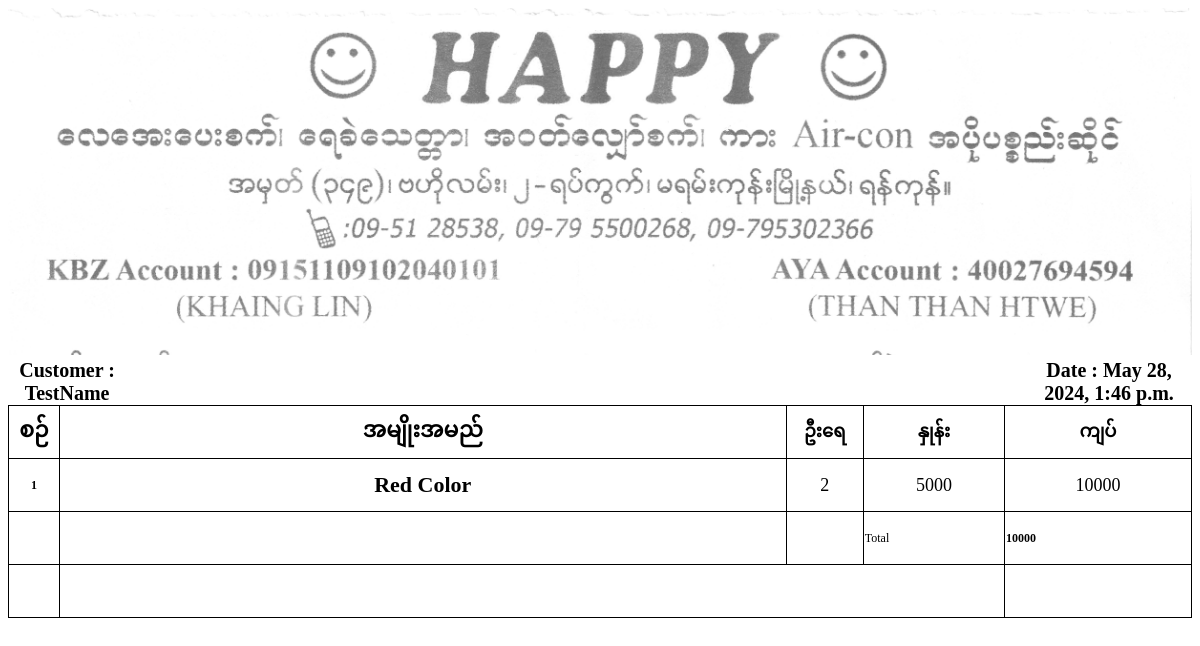
Before: /print_preview/20/ with the older database file.
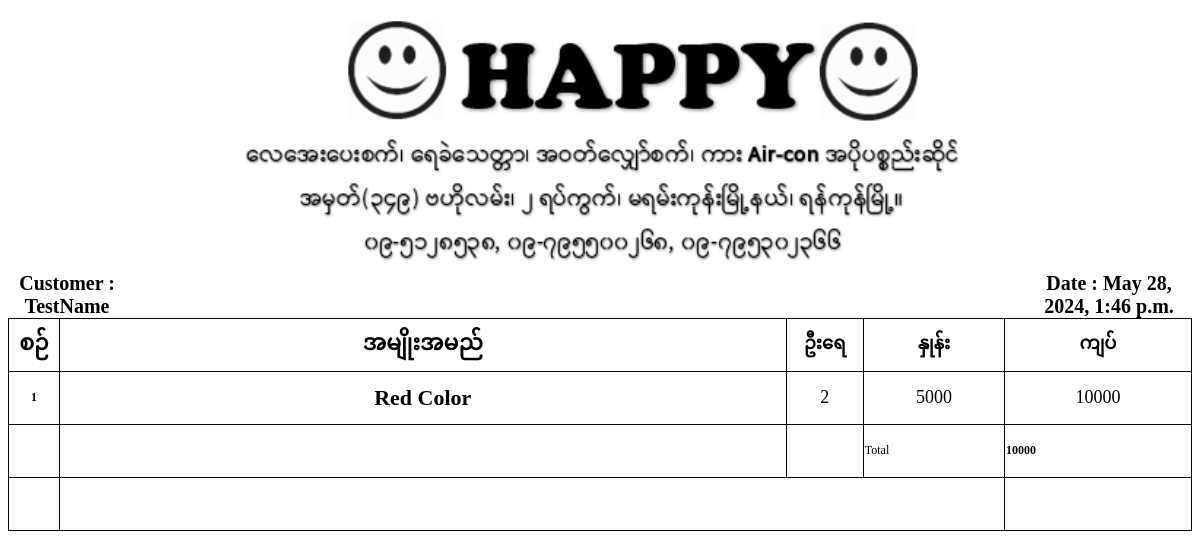
After: the same page with the newer database file.
### myapp/models.py (models this page shows)
class invoice_heading(models.Model):
    photo = models.ImageField(upload_to='', blank=True, null=True)
    description = models.CharField(max_length=255, blank=True, null=True)
    desc1 = models.CharField(max_length=255, blank=True, null=True)
    desc2 = models.CharField(max_length=255, blank=True, null=True)
    desc3 = models.CharField(max_length=255, blank=True, null=True)
    desc4 = models.CharField(max_length=255, blank=True, null=True)

### myapp/views.py (the view)
# urls.py: path('print_preview/<int:id>/', views.print_preview, name='print_preview'),
def print_preview(request,id):
    context ={}
    context["invitm"] = invitem.objects.filter(inv=id)
    context["data"] = invoice.objects.get(id = id)
    context["p"] = invoice_heading.objects.get(id=1)
    return render(request, "print_preview.html", context)

### templates/print_preview.html (shortened to what this page needs)
<!DOCTYPE html>
<html>
<head>
</head>
<body>
<img src="{{p.photo.url}}" width="100%" class="invp">
<div class="ihd">
  <div class="pl">Customer : {{data.customer}}</div>
  <div class="pr">Date : {{data.created_at}}</div>
</div>
<div>
<table class="table table-striped">
  <thead>
    <tr>
      <th scope="col" class="srno">စဉ် </th>
      <th scope="col" class="itmname">အမျိုးအမည် </th>
      <th scope="col" class="hqty">ဦးရေ </th>
      <th scope="col" class="hrate">နှုန်း  </th>
      <th scope="col" class="amt">ကျပ် </th>
    </tr>
  </thead>
  <tbody>
    {% for i in invitm %}
    <tr>
      <th scope="row">{{forloop.counter}}</th>
      <td class="titm">{{i.item}}</td>
      <td class="tqty">{{i.qty}}</td>
      <td class="trate">{{i.rate}}</td>
      <td class="tamt">
        {{i.amount}}
      </td>
    </tr>
    {% endfor %}
    <tr>
      <td></td>
      <td></td>
      <td></td>
      <td>Total</td>
      <td class="text-right"><strong>{{data.total}}</strong></td>
    </tr>
    <tr>
      <td></td>
      <td colspan="3">
      </td>
      <td></td>
    </tr>
  </tbody>
</table>
</div>
</body>
</html>

Changed rows visible on the page:
changed invoice_heading: photo: a different picture
